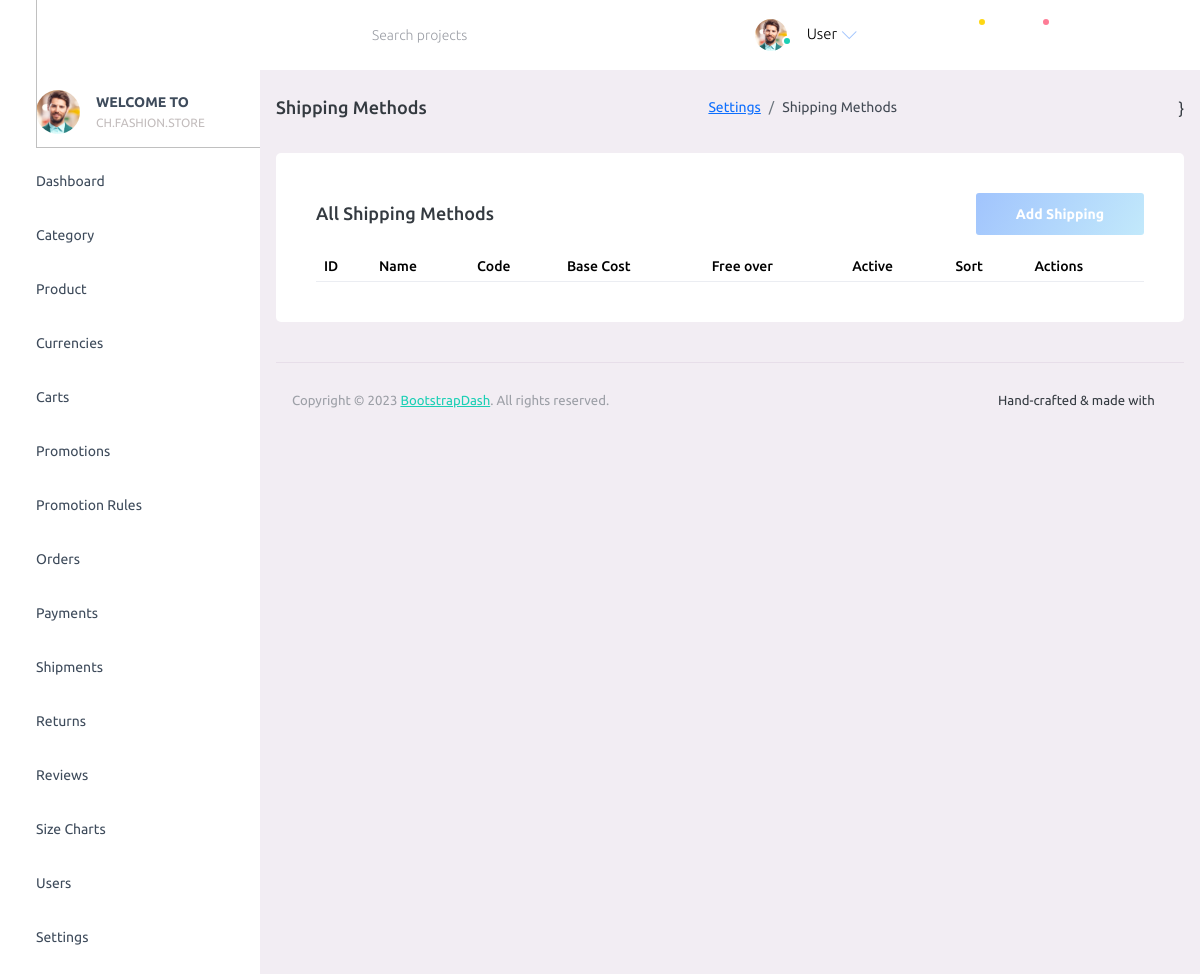
/admin/?p=shipping_methods, run on an earlier commit of the app's database.
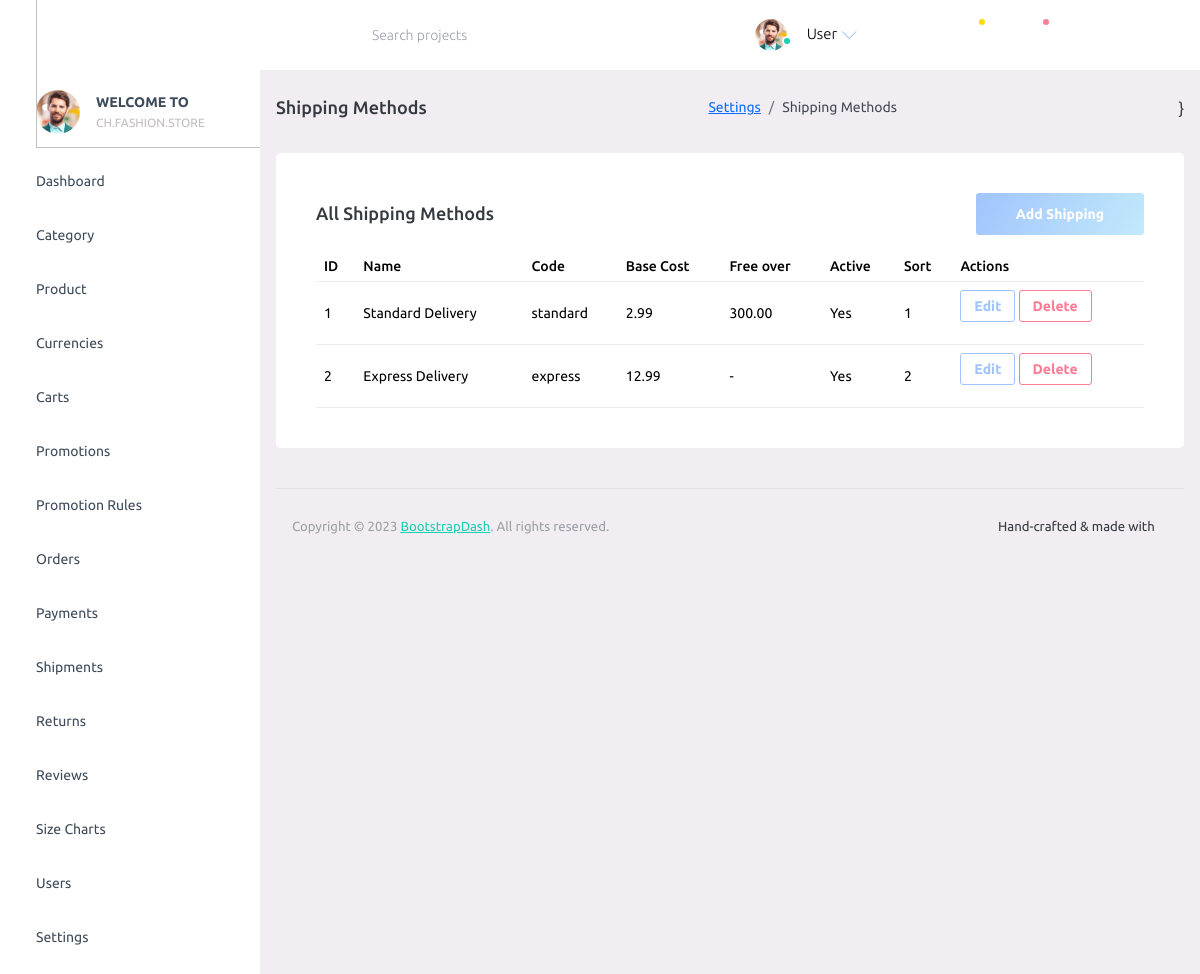
And on a later commit of the database.
### tables this page shows
CREATE TABLE shipping_methods (
  id BIGINT UNSIGNED AUTO_INCREMENT PRIMARY KEY,
  name VARCHAR(150) NOT NULL,
  code VARCHAR(80) NOT NULL UNIQUE,
  base_cost DECIMAL(10,2) NOT NULL DEFAULT 0.00,
  min_subtotal_free DECIMAL(10,2) NULL,
  is_active TINYINT(1) NOT NULL DEFAULT 1,
  sort_order INT UNSIGNED NOT NULL DEFAULT 0,
  created_at TIMESTAMP NOT NULL DEFAULT CURRENT_TIMESTAMP,
  updated_at TIMESTAMP NOT NULL DEFAULT CURRENT_TIMESTAMP ON UPDATE CURRENT_TIMESTAMP
);

### admin/config/database.php (called while the page is built, shortened)
<?php
function db(): PDO
{
      $dsn = getenv('FS_DB_DSN') ?: 'mysql:host=127.0.0.1;port=3306;dbname=fashionstore;charset=utf8mb4';
      $user = getenv('FS_DB_USER') ?: 'root';
      $pass = getenv('FS_DB_PASS') ?: '';
      $options = [
            PDO::ATTR_ERRMODE => PDO::ERRMODE_EXCEPTION,
            PDO::ATTR_DEFAULT_FETCH_MODE => PDO::FETCH_ASSOC,
            PDO::ATTR_EMULATE_PREPARES => false,
      ];
      $pdo = new PDO($dsn, $user, $pass, $options);
      try {
            $pdo->exec("SET SESSION sql_mode='STRICT_TRANS_TABLES,ERROR_FOR_DIVISION_BY_ZERO,NO_ENGINE_SUBSTITUTION'");
      } catch (Throwable $e) {
      }
      return $pdo;
}

### admin/config/function.php (called while the page is built, shortened)
<?php
require_once __DIR__ . '/database.php';
function db_all(string $sql, array $params = []): array
{
      $stmt = db()->prepare($sql);
      $stmt->execute($params);
      return $stmt->fetchAll();
}

### admin/pages/shipping_methods.php (the view, shortened to what the changed rows need)
<?php
require_once __DIR__ . '/../config/function.php';
$rows = db_all('SELECT id, name, code, base_cost, min_subtotal_free, is_active, sort_order FROM shipping_methods ORDER BY sort_order ASC, id DESC');
?>
<div class="row">
      <div class="col-lg-12 grid-margin stretch-card">
            <div class="card">
                  <div class="card-body">
                        <div class="table-responsive">
                              <table class="table">
                                    <thead>
                                          <tr>
                                                <th>ID</th>
                                                <th>Name</th>
                                                <th>Code</th>
                                                <th>Base Cost</th>
                                                <th>Free over</th>
                                                <th>Active</th>
                                                <th>Sort</th>
                                                <th>Actions</th>
                                          </tr>
                                    </thead>
                                    <tbody>
                                          <?php foreach ($rows as $r) { ?>
                                                <tr>
                                                      <td><?php echo (int)$r['id']; ?></td>
                                                      <td><?php echo htmlspecialchars($r['name'], ENT_QUOTES); ?></td>
                                                      <td><?php echo htmlspecialchars($r['code'], ENT_QUOTES); ?></td>
                                                      <td><?php echo number_format((float)$r['base_cost'], 2); ?></td>
                                                      <td><?php echo $r['min_subtotal_free'] !== null ? number_format((float)$r['min_subtotal_free'], 2) : '-'; ?></td>
                                                      <td><?php echo (int)$r['is_active'] === 1 ? 'Yes' : 'No'; ?></td>
                                                      <td><?php echo (int)$r['sort_order']; ?></td>
                                                      <td>
                                                            <button type="button" class="btn btn-sm btn-outline-primary" data-bs-toggle="modal" data-bs-target="#editShippingModal-<?php echo (int)$r['id']; ?>">Edit</button>
                                                            <form method="post" style="display:inline-block" onsubmit="return confirm('Delete this shipping method?');">
                                                                  <button type="submit" class="btn btn-sm btn-outline-danger">Delete</button>
                                                            </form>
                                                      </td>
                                                </tr>
                                          <?php } ?>
                                    </tbody>
                              </table>
                        </div>
                  </div>
            </div>
      </div>
</div>

### admin/partials/_navbar.php (shortened to what the changed rows need)
<nav class="navbar default-layout-navbar col-lg-12 col-12 p-0 fixed-top d-flex flex-row">
  <div class="text-center navbar-brand-wrapper d-flex align-items-center justify-content-start">
    <a class="navbar-brand brand-logo" href="/admin/"><img src="assets/images/logo.png" alt="logo" /></a>
  </div>
  <div class="navbar-menu-wrapper d-flex align-items-stretch">
    <button class="navbar-toggler navbar-toggler align-self-center" type="button" data-toggle="minimize">
      <span class="mdi mdi-menu"></span>
    </button>
    <div class="search-field d-none d-md-block">
      <form class="d-flex align-items-center h-100" action="#">
        <div class="input-group">
          <div class="input-group-prepend bg-transparent">
            <i class="input-group-text border-0 mdi mdi-magnify"></i>
          </div>
          <input type="text" class="form-control bg-transparent border-0" placeholder="Search projects">
        </div>
      </form>
    </div>
    <ul class="navbar-nav navbar-nav-right">
      <li class="nav-item nav-profile dropdown">
        <a class="nav-link dropdown-toggle" id="profileDropdown" href="#" data-bs-toggle="dropdown" aria-expanded="false">
          <div class="nav-profile-img">
            <img src="assets/images/faces/face1.jpg" alt="image">
            <span class="availability-status online"></span>
          </div>
          <div class="nav-profile-text">
            <p class="mb-1 text-black"><?php
                                        $displayName = 'User';
                                        echo htmlspecialchars($displayName, ENT_QUOTES);
                                        ?></p>
          </div>
        </a>
      </li>
      <li class="nav-item d-none d-lg-block full-screen-link">
        <a class="nav-link">
          <i class="mdi mdi-fullscreen" id="fullscreen-button"></i>
        </a>
      </li>
      <li class="nav-item dropdown">
        <a class="nav-link count-indicator dropdown-toggle" id="messageDropdown" href="#" data-bs-toggle="dropdown" aria-expanded="false">
          <i class="mdi mdi-email-outline"></i>
          <span class="count-symbol bg-warning"></span>
        </a>
      </li>
      <li class="nav-item dropdown">
        <a class="nav-link count-indicator dropdown-toggle" id="notificationDropdown" href="#" data-bs-toggle="dropdown">
          <i class="mdi mdi-bell-outline"></i>
          <span class="count-symbol bg-danger"></span>
        </a>
      </li>
      <li class="nav-item nav-logout d-none d-lg-block">
        <a class="nav-link" href="#">
          <i class="mdi mdi-power"></i>
        </a>
      </li>
      <li class="nav-item nav-settings d-none d-lg-block">
        <a class="nav-link" href="#">
          <i class="mdi mdi-format-line-spacing"></i>
        </a>
      </li>
    </ul>
  </div>
</nav>

What changed in the data, as far as the page shows it:
added shipping_methods: id "1", name "Standard Delivery", code "standard", base_cost "2.99", min_subtotal_free "300.00", is_active "Yes", sort_order "1"
added shipping_methods: id "2", name "Express Delivery", code "express", base_cost "12.99", is_active "Yes", sort_order "2"
